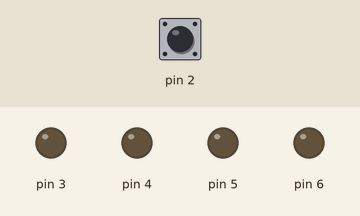
The sketch below on a simulated Arduino Uno, built with avr-gcc and run on an emulated ATmega328P. Parts: output pins drawn as LEDs (lit = HIGH). Dashed ring = blinking. The test bench sets the inputs (shaded band); at power-on: pin 2 HIGH.

Above: at 1.2 s.
1.3 s: pin 2 pulled LOW for 0.15 s
At 1.5 s:
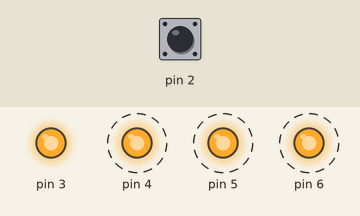
4.3 s: pin 2 pulled LOW for 3.2 s
At 5.75 s:
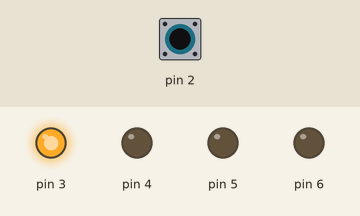
9.0 s: pin 2 pulled LOW for 1 s
At 11.0 s:
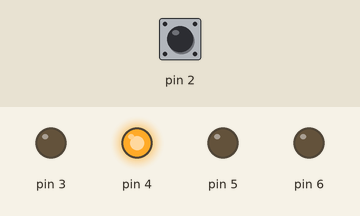
Timing chart, 0 to 12.5 s (numbered marks = the images above; inputs shaded):
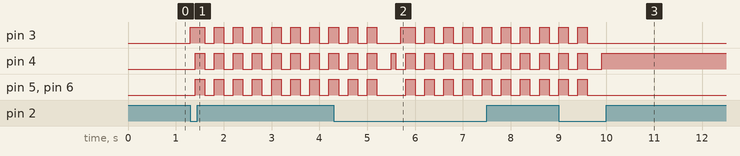

Measured:
- after the input at 1.3 s, pin 3: LOW → HIGH at once, then repeats every 0.40 s: LOW 0.20 s, HIGH 0.20 s; pin 4–6: alternates HIGH for 0.20 s and LOW for 0.20 s, starting after 0.10 s
- after the input at 9.0 s, pin 3, pin 5, pin 6: goes on until 9.6 s, then stays LOW; pin 4: goes on until 9.9 s, then stays HIGH

The sketch:

Iluminator.ino
```cpp
#include <LiquidCrystal.h> // Biblioteca para manejar la pantalla LCD

class Componente {
  protected:
    int pin;       // Número de pin del componente
    bool estado;   // Estado del componente (encendido/apagado)

  public:
    // Constructor
    Componente(int numeroPin) {
      pin = numeroPin;
      estado = false;
    }

    // Métodos virtuales
    virtual void iniciar() {
      // Implementación base - puede ser sobrescrita por clases hijas
    }

    virtual void escribir(int valor) {
      // Implementación base - puede ser sobrescrita por clases hijas
    }

    virtual int leer() {
      // Implementación base - puede ser sobrescrita por clases hijas
      return 0;
    }

    // Métodos getter
    int obtenerPin() {
      return pin;
    }

    bool obtenerEstado() {
      return estado;
    }

    // Método setter
    void establecerEstado(bool nuevoEstado) {
      estado = nuevoEstado;
    }
};

// Clase LED
class LED : public Componente {
  public:
    // Constructor
    LED(int numeroPin) : Componente(numeroPin) {}

    // Sobrescritura de métodos
    void iniciar() override {
      pinMode(pin, OUTPUT); // Configurar como salida --------------- (modificar)
    }

    void escribir(int valor) override {
      digitalWrite(pin, valor); // Encender/apagar el LED
      estado = valor;
    }
};

// Clase Sensor
class Sensor : public Componente {
  public:
    // Constructor
    Sensor(int numeroPin) : Componente(numeroPin) {}

    // Sobrescritura de métodos
    void iniciar() override {
      // Implementación para inicializar un sensor
    }

    int leer() override {
      // Implementación para leer valores del sensor
      return 0;
    }
};

// Clase Pantalla
class Pantalla : public Componente {
  private:
    LiquidCrystal lcd; // Instancia del LCD
    int columnas;      // Número de columnas del LCD
    int filas;         // Número de filas del LCD

  public:
    // Constructor
    Pantalla(int rs, int enable, int d4, int d5, int d6, int d7, int cols, int rows)
      : Componente(-1), lcd(rs, enable, d4, d5, d6, d7) {
      columnas = cols;
      filas = rows;
    }

    // Sobrescritura de métodos
    void iniciar() override {
      lcd.begin(columnas, filas); // Inicializar el LCD con las dimensiones
      lcd.clear();
      lcd.print("Sistema Iniciado"); // Mensaje inicial
      delay(2000);
      lcd.clear();
    }

    void mostrarModo(int modo) {
      lcd.clear(); // Limpiar la pantalla antes de mostrar nueva información

      // Mostrar el modo actual
      lcd.setCursor(0, 0); // Primera línea
      lcd.print("Modo Actual:");
      lcd.setCursor(0, 1); // Segunda línea
      switch (modo) {
        case 0:
          lcd.print("Noche");
          break;
        case 1:
          lcd.print("Lectura");
          break;
        case 2:
          lcd.print("Fiesta");
          break;
        case 3:
          lcd.print("Exterior");
          break;
        default:
          lcd.print("Desconocido");
          break;
      }
    }
};


// Clase Botón
class Boton : public Componente {
  private:
    int modoActual;               // Modo de iluminación actual
    unsigned long ultimoTiempo;   // Tiempo de la última interacción
    const unsigned long debounceDelay = 50; // Retardo de debounce

  public:
    // Constructor
    Boton(int numeroPin) : Componente(numeroPin) {
      modoActual = 0;
      ultimoTiempo = 0;
    }

    // Sobrescritura de métodos
    void iniciar() override {
      pinMode(pin, INPUT_PULLUP); // Configurar como entrada con resistencia pull-up
    }

    int leer() override {
      return !digitalRead(pin); // Retorna 1 cuando el botón está presionado
    }

    int cambiarModo() {
      int estadoBoton = leer();

      // Detectar cambio de estado con debounce
      if (estadoBoton == HIGH && (millis() - ultimoTiempo > debounceDelay)) {
        ultimoTiempo = millis();
        modoActual++; // Cambiar al siguiente modo
        if (modoActual > 3) modoActual = 0; // Reiniciar al primer modo
      }

      return modoActual;
    }
};

// Implementación en el programa principal *Falta configurar los pines acorde al ARDUINO*
LED luzSala(3);
LED luzPatio(4);
LED luzFiesta(5);
LED luzExterior(6);
Boton boton(2);

void activarModo(int modo) {
  // Apagar todas las luces
  luzSala.escribir(LOW);
  luzPatio.escribir(LOW);
  luzFiesta.escribir(LOW);
  luzExterior.escribir(LOW);

  // Activar luces según el modo
  switch (modo) {
    case 0: // Modo Noche
      // Todas apagadas
      break;
    case 1: // Modo Lectura
      luzSala.escribir(HIGH);
      break;
    case 2: // Modo Fiesta
      for (int i = 0; i < 10; i++) {
        luzSala.escribir(HIGH);
        luzPatio.escribir(HIGH);
        luzFiesta.escribir(HIGH);
        luzExterior.escribir(HIGH);
        delay(200);
        luzSala.escribir(LOW);
        luzPatio.escribir(LOW);
        luzFiesta.escribir(LOW);
        luzExterior.escribir(LOW);
        delay(200);
      }
      break;
    case 3: // Modo Exterior
      luzPatio.escribir(HIGH);
      break;
  }
}

void setup() {
  // Inicializar componentes
  boton.iniciar();
  luzSala.iniciar();
  luzPatio.iniciar();
  luzFiesta.iniciar();
  luzExterior.iniciar();
}

void loop() {
  // Cambiar modo según el botón
  int modo = boton.cambiarModo();

  // Activar el modo correspondiente
  activarModo(modo);

  delay(100); // Reducir frecuencia del bucle principal
}
```
